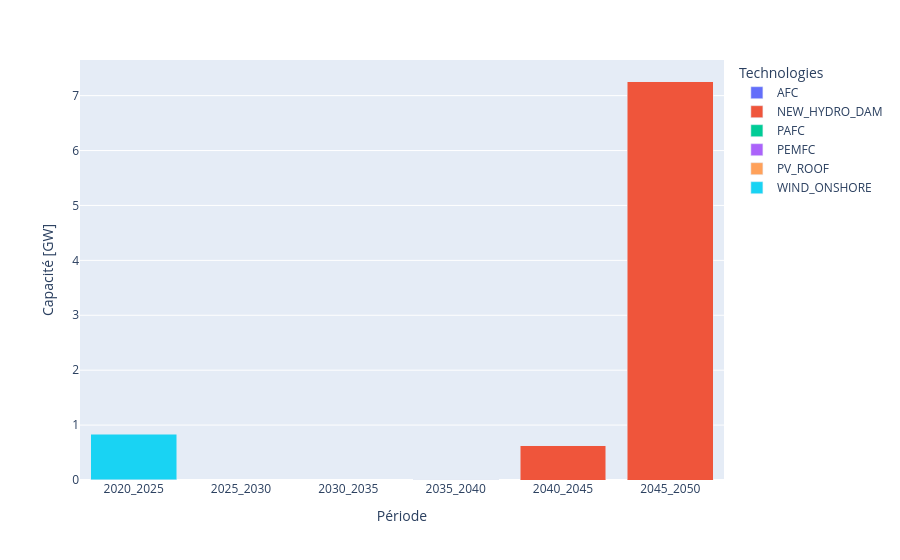

Notebook cell for this chart:
### Code cell
plot_new_positive(results_materials_relax, elec_positive_relax)

### Figure 1 — Plotly figure (JSON) as saved in the notebook; plotly's stock layout.template omitted (floating-point values rounded to 4 significant figures)
{"data": [{"hovertemplate": "Technologies=AFC<br>Période=%{x}<br>Capacité=%{y}<extra></extra>", "legendgroup": "AFC", "marker": {"color": "#636efa", "pattern": {"shape": ""}}, "name": "AFC", "orientation": "v", "showlegend": true, "textposition": "auto", "type": "bar", "x": ["2020_2025", "2025_2030", "2030_2035", "2035_2040", "2040_2045", "2045_2050"], "xaxis": "x", "y": [0.0, 0.0, 0.0, 0.002377, 0.0, 0.0], "yaxis": "y"}, {"hovertemplate": "Technologies=NEW_HYDRO_DAM<br>Période=%{x}<br>Capacité=%{y}<extra></extra>", "legendgroup": "NEW_HYDRO_DAM", "marker": {"color": "#EF553B", "pattern": {"shape": ""}}, "name": "NEW_HYDRO_DAM", "orientation": "v", "showlegend": true, "textposition": "auto", "type": "bar", "x": ["2020_2025", "2025_2030", "2030_2035", "2035_2040", "2040_2045", "2045_2050"], "xaxis": "x", "y": [0.0, 0.0, 0.0, 0.0, 0.6307, 7.266], "yaxis": "y"}, {"hovertemplate": "Technologies=PAFC<br>Période=%{x}<br>Capacité=%{y}<extra></extra>", "legendgroup": "PAFC", "marker": {"color": "#00cc96", "pattern": {"shape": ""}}, "name": "PAFC", "orientation": "v", "showlegend": true, "textposition": "auto", "type": "bar", "x": ["2020_2025", "2025_2030", "2030_2035", "2035_2040", "2040_2045", "2045_2050"], "xaxis": "x", "y": [0.0, 0.0, 0.0, 0.001389, 0.003554, 0.0], "yaxis": "y"}, {"hovertemplate": "Technologies=PEMFC<br>Période=%{x}<br>Capacité=%{y}<extra></extra>", "legendgroup": "PEMFC", "marker": {"color": "#ab63fa", "pattern": {"shape": ""}}, "name": "PEMFC", "orientation": "v", "showlegend": true, "textposition": "auto", "type": "bar", "x": ["2020_2025", "2025_2030", "2030_2035", "2035_2040", "2040_2045", "2045_2050"], "xaxis": "x", "y": [0.0, 0.0, 0.0, 0.001389, 0.0, 0.0], "yaxis": "y"}, {"hovertemplate": "Technologies=PV_ROOF<br>Période=%{x}<br>Capacité=%{y}<extra></extra>", "legendgroup": "PV_ROOF", "marker": {"color": "#FFA15A", "pattern": {"shape": ""}}, "name": "PV_ROOF", "orientation": "v", "showlegend": true, "textposition": "auto", "type": "bar", "x": ["2020_2025", "2025_2030", "2030_2035", "2035_2040", "2040_2045", "2045_2050"], "xaxis": "x", "y": [0.00236, 0.0, 0.0, 0.0, 0.0, 0.0], "yaxis": "y"}, {"hovertemplate": "Technologies=WIND_ONSHORE<br>Période=%{x}<br>Capacité=%{y}<extra></extra>", "legendgroup": "WIND_ONSHORE", "marker": {"color": "#19d3f3", "pattern": {"shape": ""}}, "name": "WIND_ONSHORE", "orientation": "v", "showlegend": true, "textposition": "auto", "type": "bar", "x": ["2020_2025", "2025_2030", "2030_2035", "2035_2040", "2040_2045", "2045_2050"], "xaxis": "x", "y": [0.8352, 0.0, 0.0, 0.0, 0.0, 0.0], "yaxis": "y"}], "layout": {"barmode": "stack", "legend": {"title": {"text": "Technologies"}, "tracegroupgap": 0}, "margin": {"t": 60}, "xaxis": {"anchor": "y", "domain": [0, 1], "title": {"text": "Période"}}, "yaxis": {"anchor": "x", "domain": [0, 1], "title": {"text": "Capacité [GW]"}}}}
